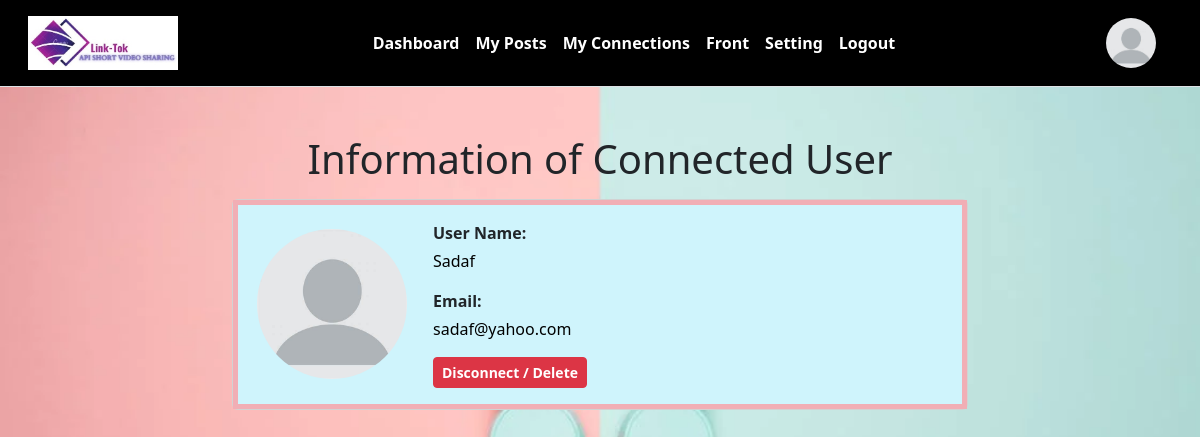
Page /user-connections.php (signed in) on the committed database.
### tables this page shows
CREATE TABLE `users` (
  `id` int(11) NOT NULL,
  `username` varchar(255) NOT NULL,
  `email` varchar(255) NOT NULL,
  `password` varchar(255) NOT NULL,
  `number` varchar(255) NOT NULL,
  `role` varchar(255) NOT NULL,
  `status` varchar(255) NOT NULL,
  `image` varchar(255) NOT NULL DEFAULT 'default.jpg'
);

CREATE TABLE `connections` (
  `id` int(11) NOT NULL,
  `user_id` varchar(255) NOT NULL,
  `connection_id` varchar(255) NOT NULL,
  `status` varchar(255) NOT NULL
);

### db.php (called while the page is built, shortened)
<?php
if(isset($_SESSION['id'])){
    $user_id   = $_SESSION['id'];
    $user_role = $_SESSION['role'];
}
?>

### user-connections.php (the view, shortened to what this page needs)
<?php
include_once('header.php');
include_once('db.php');
if($user_role == 'admin'){
    include_once('nav-admin.php');
} else {
    include_once('nav-user.php');
}
?>
<body style="background-image: url('img/jo.webp'); background-position: center  background-repeat: no-repeat; background-size: cover;">
<h1 class="card-title text-center mb-3 mt-5" style="text-align: center;">Information of Connected User</h1>
<div class="container">
    <div class="row justify-content-center">
        <div class="col-md-8">
        <?php
      $sql = $db->query("SELECT * FROM connections WHERE user_id = '$user_id' OR connection_id = '$user_id'");
if($sql->num_rows){
    while($row = $sql->fetch_assoc()) {
        $id = $row['id'];
        $connection_user_id = ($row['user_id'] == $user_id) ? $row['connection_id'] : $row['user_id'];
        $sql1 = $db->query("SELECT * FROM users WHERE id = '$connection_user_id'");
        $row1 = $sql1->fetch_assoc();
        $name = $row1['username'];
        $image = $row1['image'];
        $email = $row1['email'];
        ?>
                    <div class="card mb-4">
                        <div class="card-body  bg-info-subtle border-5  border border-danger-subtle">
                            <div class="row align-items-center">
                                <div class="col-md-3 text-center">
                                    <img src="img/<?php echo $image;?>" class="rounded-circle" width="150" height="150" style="object-fit: cover;" alt="User Profile Image">
                                </div>
                                <div class="col-md-9">
                                    <div class="mb-3">
                                        <p class="fw-semibold mb-1">User Name:</p>
                                        <p class="text-black"><?php echo $name; ?></p>
                                    </div>
                                    <div class="mb-3">
                                        <p class="fw-semibold mb-1">Email:</p>
                                        <p class="text-black"><?php echo $email; ?></p>
                                    </div>
                                    <a href="?delete=<?php echo $id; ?>" class="btn btn-sm btn-danger  fw-semibold float-right">Disconnect / Delete</a>
                                </div>
                            </div>
                        </div>
                    </div>
                    <?php
                }
            }
            ?>
        </div>
    </div>
</div>
<?php
include_once('footer.php');
?>

### nav-user.php (shortened to what this page needs)
<?php include_once('db.php'); ?>
<?php
$data = $db->query("SELECT * FROM users WHERE id = '$user_id'");
$user = $data->fetch_assoc();
if ($data->num_rows == 0) {
    header('location: logout.php');
} else {
    $image = $user['image'];
}
?>
<nav class="p-3 mb-3 border-bottom bg-black">
    <div class="container-fluid d-flex align-items-center justify-content-between">
        <div class="text-center">
            <img src="img/logo.jpg" style="width: 150px;" alt="logo">
        </div>
        <div class="d-flex flex-wrap align-items-center justify-content-between">
    <ul class="navbar-nav flex-row me-auto mb-2 mb-lg-0 justify-content-center">
        <li class="nav-item me-3">
            <a class="nav-link text-white fw-semibold" aria-current="page" href="dashboard.php">Dashboard</a>
        </li>
        <li class="nav-item  me-3">
            <a class="nav-link text-white fw-semibold" aria-current="page" href="user-posts.php">My Posts</a>
        </li>
        <li class="nav-item   me-3">
            <a class="nav-link text-white fw-semibold" aria-current="page" href="user-connections.php">My Connections</a>
        </li>
        <li class="nav-item   me-3">
            <a class="nav-link text-white fw-semibold" aria-current="page" href="index.php">Front</a>
        </li>
        <li class="nav-item   me-3">
            <a class="nav-link text-white fw-semibold" aria-current="page" href="setting.php">Setting</a>
        </li>
        <li class="nav-item  me-3">
            <a class="nav-link text-white fw-semibold" aria-current="page" href="logout.php">Logout</a>
        </li>
    </ul>
</div>
        <img src="img/<?php echo $image ?>" class="img-fluid rounded-circle me-3" width="50" height="50">
    </div>
</nav>

### rows in the picture
users: image (placeholder picture)
connections: user.image (placeholder picture), user.username "Sadaf", user.email "sadaf@yahoo.com"
